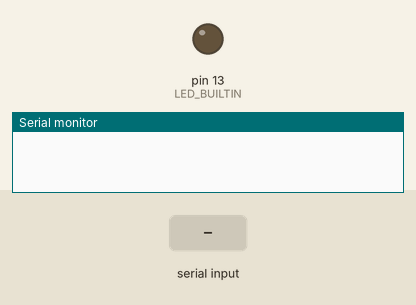
The program below on a simulated Arduino Uno, built with avr-gcc and run on an emulated ATmega328P. On the bench: output pins drawn as LEDs (lit = HIGH), the last lines printed to the serial monitor. Dashed ring = blinking. Inputs (shaded band) come from the test bench.

Above: at 1.2 s.
1.3 s: "s" received over Serial
At 2.1 s:
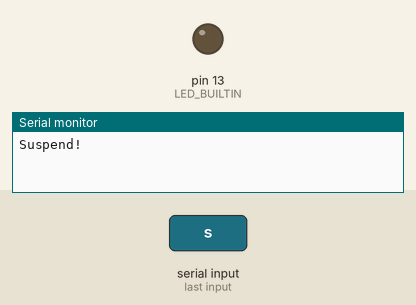
2.8 s: "r" received over Serial
At 3.1 s:
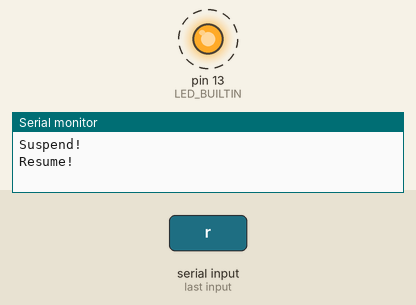
Timing chart, 0 to 10.3 s (numbered marks = the images above; inputs shaded):
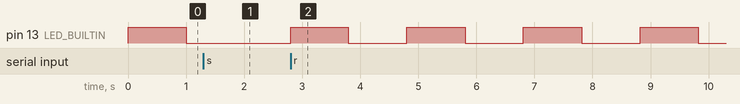

Measured:
- after the input at 1.3 s, pin 13 (LED_BUILTIN): stays LOW (without the input it goes to HIGH after 0.71 s)
- after the input at 2.8 s, pin 13 (LED_BUILTIN): alternates HIGH for 1.0 s and LOW for 1.0 s, starting at once

The program:

main.cpp
```cpp
#include <Arduino.h>
#include <Arduino_FreeRTOS.h>

TaskHandle_t TaskBlink_Handler;
TaskHandle_t TaskSerial_Handler;


void TaskBlink( void *pvParameters );
void TaskSerial(void* pvParameters);

void setup() {
  Serial.begin(9600);

   xTaskCreate(
    TaskBlink
    ,  "Blink"
    ,  128  // Stack size
    ,  NULL //Parameters passed to the task function
    ,  2  // Priority
    ,  &TaskBlink_Handler );

   xTaskCreate(
    TaskSerial
    ,  "Serial"
    ,  128
    ,  NULL
    ,  1
    ,  &TaskSerial_Handler );  //Task handle
}


void loop()
{
  // Empty. Things are done in Tasks.
}


void TaskSerial(void* pvParameters){
  (void) pvParameters;
   for (;;) // A Task shall never return or exit.
   {
    while(Serial.available()>0){
      switch(Serial.read()){
        case 's':
          vTaskSuspend(TaskBlink_Handler);
          Serial.println("Suspend!");
          break;
        case 'r':
          vTaskResume(TaskBlink_Handler);
          Serial.println("Resume!");
          break;
      }
      vTaskDelay(1);
    }
   }
}

void TaskBlink(void *pvParameters)
{
  (void) pvParameters;
  pinMode(LED_BUILTIN, OUTPUT);
  for (;;) // A Task shall never return or exit.
  {
    //Serial.println(11);
    digitalWrite(LED_BUILTIN, HIGH);   // turn the LED on (HIGH is the voltage level)
    vTaskDelay( 1000 / portTICK_PERIOD_MS ); // wait for one second
    digitalWrite(LED_BUILTIN, LOW);    // turn the LED off by making the voltage LOW
    vTaskDelay( 1000 / portTICK_PERIOD_MS ); // wait for one second
  }
}
```
